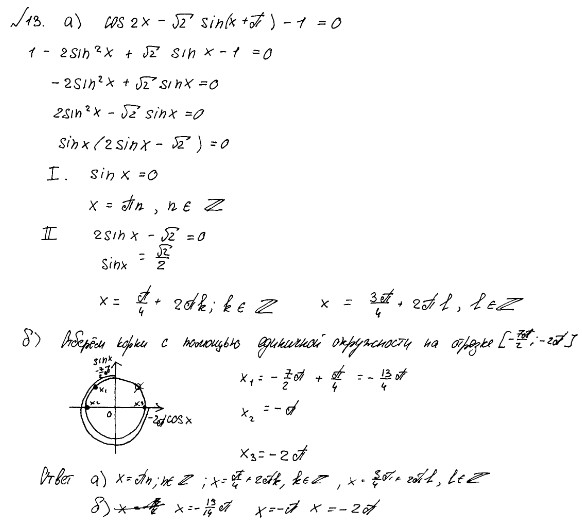
#> input picture Testing/evals/14/fipi/13.2.3/solution.png, 582 x 522 px, found by its file name
$ python crops_v2.py
#> lines starting #> are read from the running program, lines starting #| are printed output that depends on the picture; after the words box and inside, x2 and y2 are one past the last pixel; in counts of white or black regions, pixels touching at a corner belong together
"""Images for the manual tests v2: masks (same scale, context covered with white), a context substitution,
meaning-free crops and a processed crop. Boxes are pixel boxes on the original photos."""
import os

from PIL import Image, ImageDraw, ImageFilter, ImageFont, ImageOps

OUT = r'C:\Users\kosti\Desktop\Тест на бесплатном DeepSeek'


def save(im, name, scale=1):
    if scale != 1:
        im = im.resize((im.width * scale, im.height * scale), Image.LANCZOS)
    im.save(os.path.join(OUT, name + '.png'))
    print(name, im.size)


def masked(src, box):
#> called with src = 'cases/13.2.3/solution.png', box = (230, 362, 410, 405)
    im = Image.open(src).convert('RGB')
#> im is the input picture: PIL image 582x522 RGB; min 0, max 255, mean 248.2
    ImageDraw.Draw(im).rectangle(box, fill='white')
    return im


# 2: the line x1 = −13π/4 covered; 3: the line cos²x = 1/2 covered
save(masked('cases/13.2.3/solution.png', (230, 362, 410, 405)), '5a 13.2.3 маска на строке x1')
#| 5a 13.2.3 маска на строке x1 (582, 522)
save(masked('cases/500366.1/solution.png', (75, 78, 155, 100)), '5b 500366.1 маска на строке cos²x')
#> call 2 of masked, with src = 'cases/500366.1/solution.png', box = (75, 78, 155, 100)
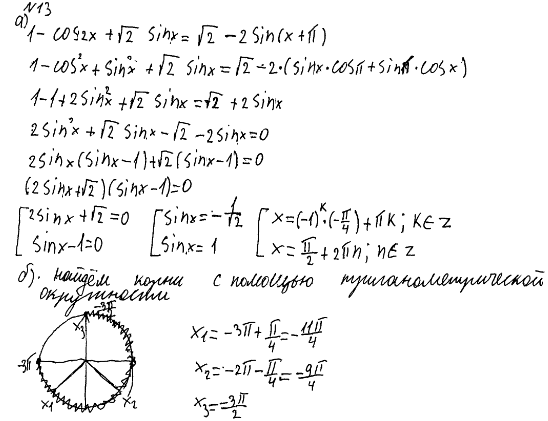
#> input picture Testing/evals/14/fipi/13.1.1/solution.png, 548 x 421 px, found by its file name
#> in masked, im is the input picture: PIL image 548x421 RGB; min 0, max 255, mean 242.3
#| 5b 500366.1 маска на строке cos²x (548, 421)

# 3: cos²x = 1/2 changed to cos²x = 1/16 (synthetic digits, so ±1/4 follows from it)
im = Image.open('cases/500366.1/solution.png').convert('RGB')
draw = ImageDraw.Draw(im)
draw.rectangle((135, 90, 150, 101), fill='white')
font = ImageFont.truetype(r'C:\Windows\Fonts\segoepr.ttf', 10)
draw.text((134, 87), '16', font=font, fill='black')
save(im, '6a 500366.1 подмена 1 на 16 (синтетика)')
#| 6a 500366.1 подмена 1 на 16 (синтетика) (548, 421)

# 4: meaning-free crops: the denominator 14 alone, the sign from 4sinx alone, the sign from x ≠ πn alone
src = Image.open('cases/13.2.3/solution.png').convert('RGB')
save(src.crop((201, 506, 218, 521)), '7a 13.2.3 только знаменатель', 8)
#| 7a 13.2.3 только знаменатель (136, 120)
src = Image.open('cases/13.6.3/solution-01.png').convert('RGB')
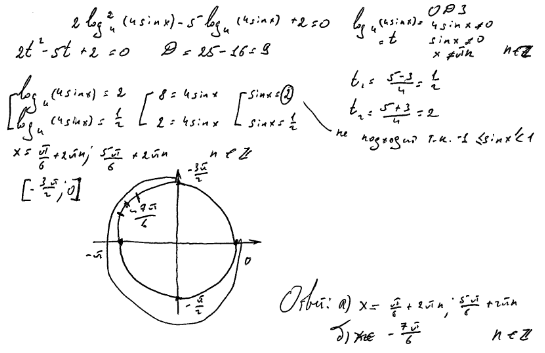
#> input picture Testing/evals/14/fipi/13.6.3/solution-01.png, 545 x 353 px, found by its file name
#> src is the input picture: PIL image 545x353 RGB; min 0, max 255, mean 245.1
save(src.crop((474, 16, 490, 31)), '7b 13.6.3 только знак из 4sinx', 8)
#> in save (call 5), `im = im.resize((im.width * scale, im.height * scale), Image.LANCZOS)`:
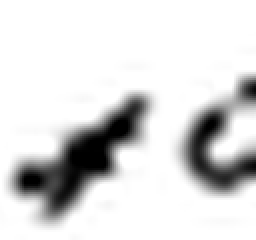
#> im: PIL image 128x120 RGB (shown 2 times larger); min 0, max 255, mean 217.9
#| 7b 13.6.3 только знак из 4sinx (128, 120)
save(src.crop((432, 46, 452, 60)), '7c 13.6.3 только знак из x≠πn', 8)
#> in save (call 6), `im = im.resize((im.width * scale, im.height * scale), Image.LANCZOS)`:
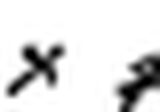
#> im: PIL image 160x112 RGB; min 0, max 255, mean 222.2
#| 7c 13.6.3 только знак из x≠πn (160, 112)

# 5: the denominator crop processed by code: black and white, stroke thickened by one pixel, digit ~50 px high
src = Image.open('cases/13.2.3/solution.png').convert('L').crop((196, 500, 222, 522))
#> src: PIL image 26x22 L
big = src.resize((src.width * 6, src.height * 6), Image.LANCZOS)
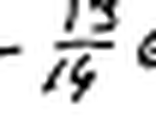
#> big: PIL image 156x132 L; min 0, max 255, mean 224.5
bw = big.point(lambda v: 0 if v < 170 else 255)
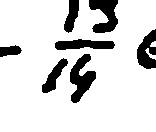
#> bw: PIL image 156x132 L; 85% white; 7 black regions, largest, box (x1, y1, x2, y2) and area: (70, 54, 96, 103) 670, (89, 0, 118, 33) 601, (137, 29, 156, 69) 495
thick = bw.filter(ImageFilter.MinFilter(3))
#> thick: PIL image 156x132 L; 80.6% white; 7 black regions, largest, box (x1, y1, x2, y2) and area: (69, 53, 97, 104) 870, (88, 0, 119, 34) 741, (54, 38, 116, 51) 629
save(ImageOps.expand(thick, border=20, fill=255).convert('RGB'), '8a 13.2.3 знаменатель обработанный')
#> in save (call 7), `im.save(os.path.join(OUT, name + '.png'))`:
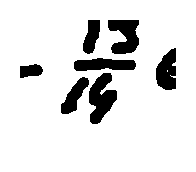
#> saved as 8a 13.2.3 знаменатель обработанный.png: PIL image 196x172 RGB; 88.2% white; 7 black regions, largest, box (x1, y1, x2, y2) and area: (89, 73, 117, 124) 870, (108, 20, 139, 54) 741, (74, 58, 136, 71) 629
#| 8a 13.2.3 знаменатель обработанный (196, 172)
